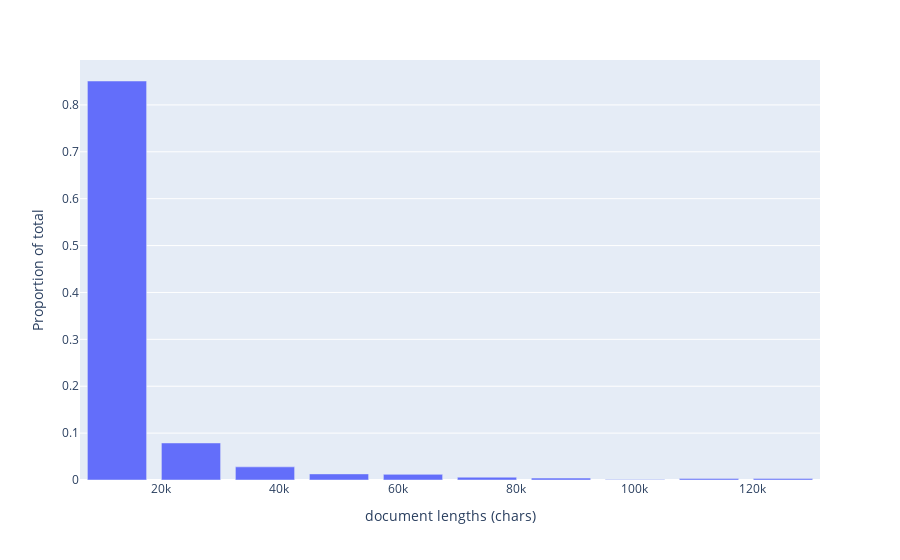

Here is the notebook cell this chart was saved with:
### Code cell
fig = px.bar(x=bins, y=counts, labels={'x':'document lengths (chars)', 'y':'Proportion of total'})
fig.show()

### Figure 1 — Plotly figure (JSON) as saved in the notebook; plotly's stock layout.template omitted (floating-point values rounded to 4 significant figures)
{"data": [{"alignmentgroup": "True", "hovertemplate": "document lengths (chars)=%{x}<br>Proportion of total=%{y}<extra></extra>", "legendgroup": "", "marker": {"color": "#636efa"}, "name": "", "offsetgroup": "", "orientation": "v", "showlegend": false, "textposition": "auto", "type": "bar", "x": [12530.0, 25050.0, 37570.0, 50080.0, 62600.0, 75120.0, 87640.0, 100200.0, 112700.0, 125199], "xaxis": "x", "y": [0.851, 0.079, 0.028, 0.013, 0.012, 0.006, 0.004, 0.001, 0.003, 0.003], "yaxis": "y"}], "layout": {"barmode": "relative", "legend": {"tracegroupgap": 0}, "margin": {"t": 60}, "xaxis": {"anchor": "y", "domain": [0, 1], "title": {"text": "document lengths (chars)"}}, "yaxis": {"anchor": "x", "domain": [0, 1], "title": {"text": "Proportion of total"}}}}
